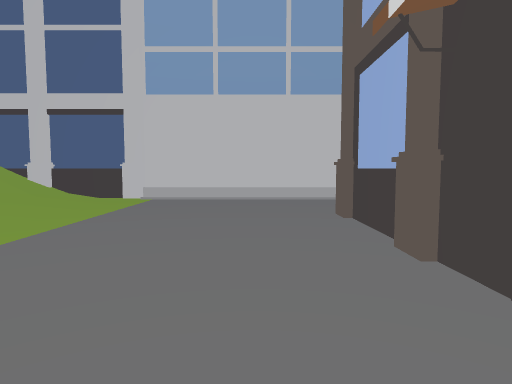
View 1 (above)

24 first-person views from a walk through a scene from a Unity 3-D project. The camera is 1.5 m above the floor, tilts 4° down and sees 75° across. Doors are open. The floor is counted in squares, 2 m on a side. Each view is taken from the middle of a square. On the plan, view 1 faces up. The plan holds only what a view shows up to about 11 squares ahead; the rest is blank. The place goes on beyond the plan. The player is left out. Some surface patterns are stand-ins.

View 2
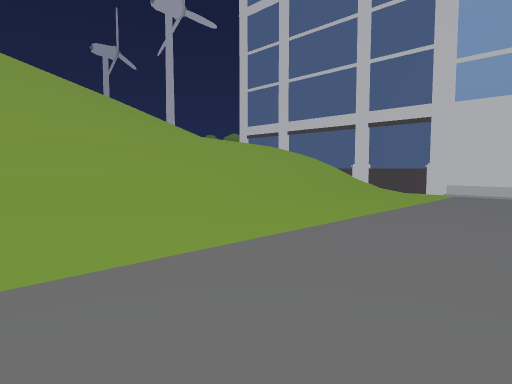

View 3
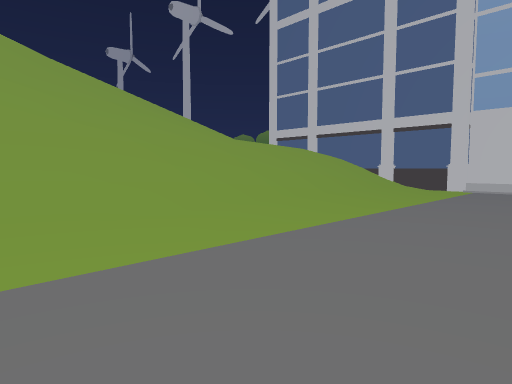

View 4
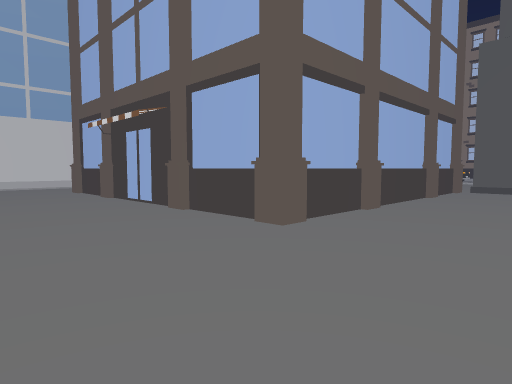

View 5
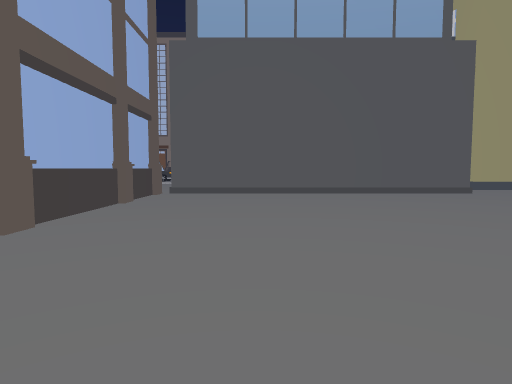

View 6
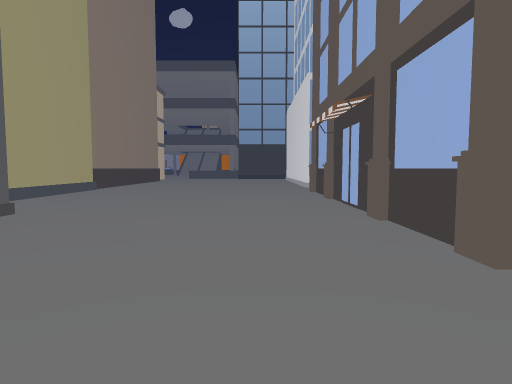

View 7
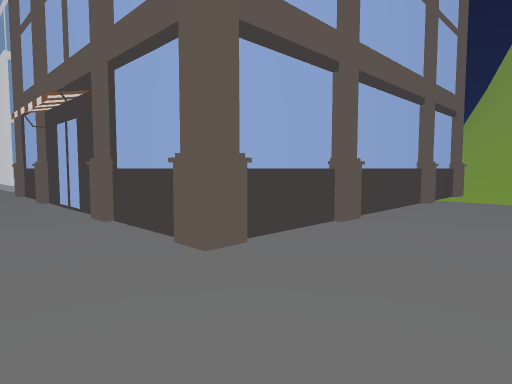

View 8
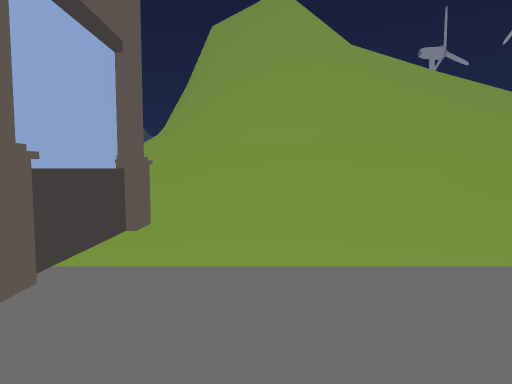

View 9
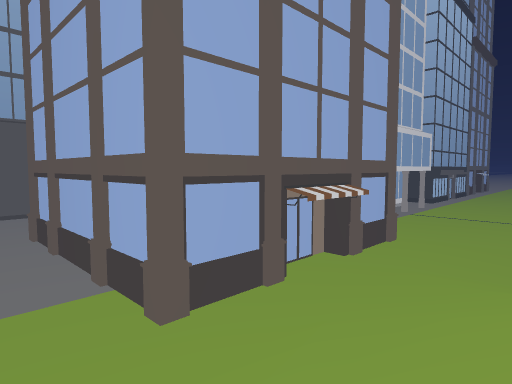

View 10
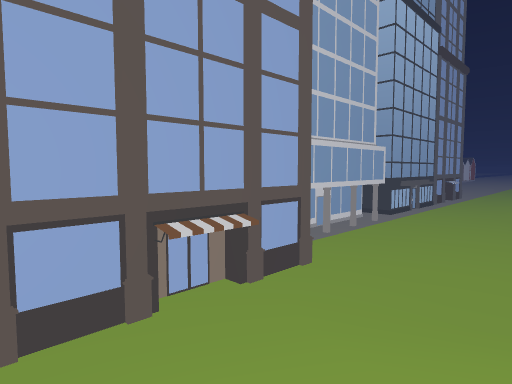

View 11
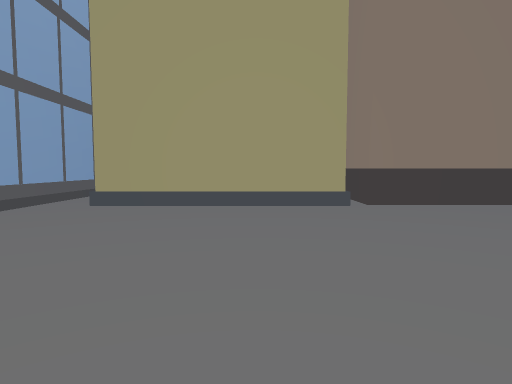

View 12
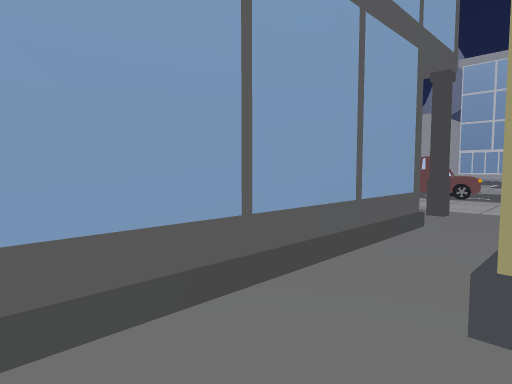

View 13
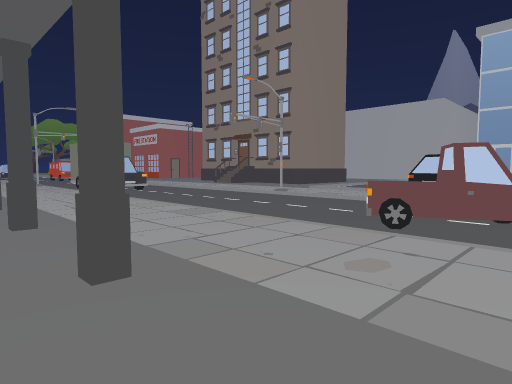

View 14
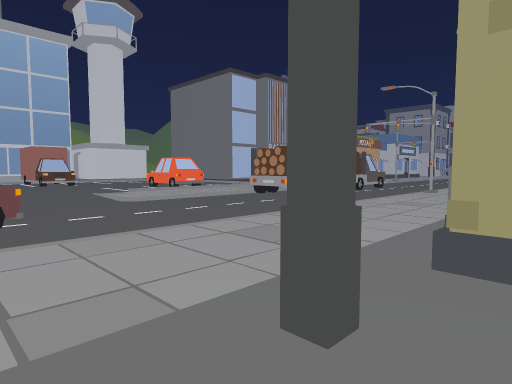

View 15
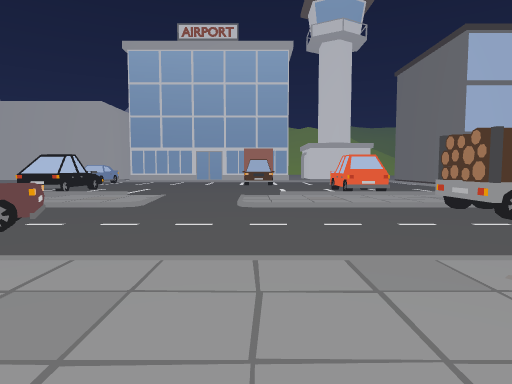

View 16
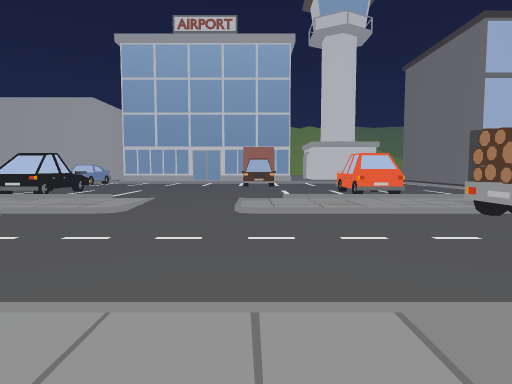

View 17
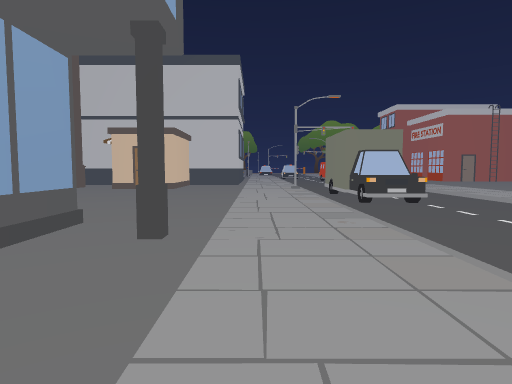

View 18
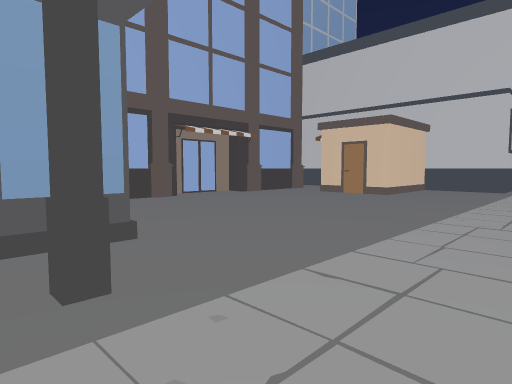

View 19
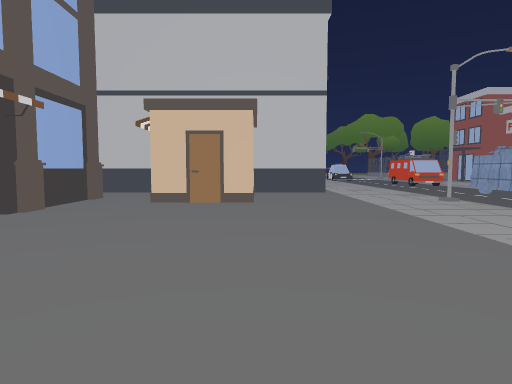

View 20
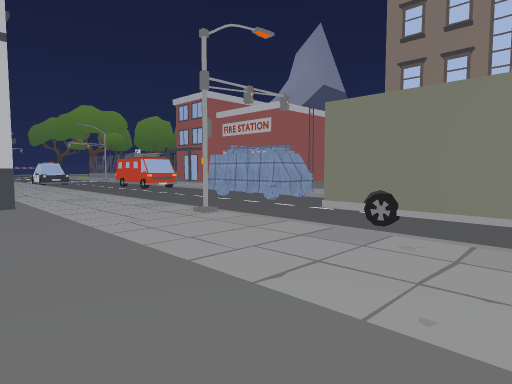

View 21
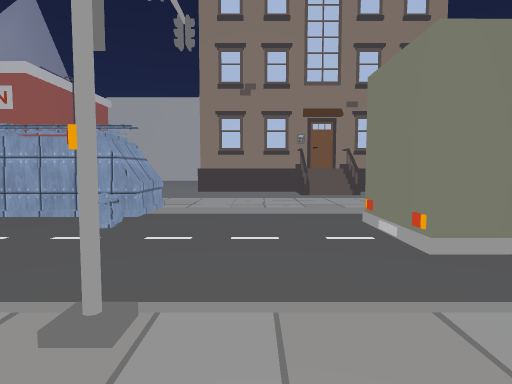

View 22
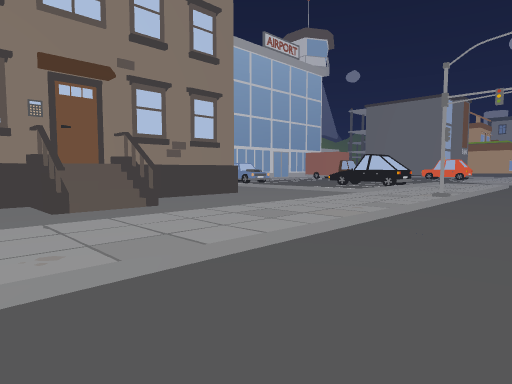

View 23
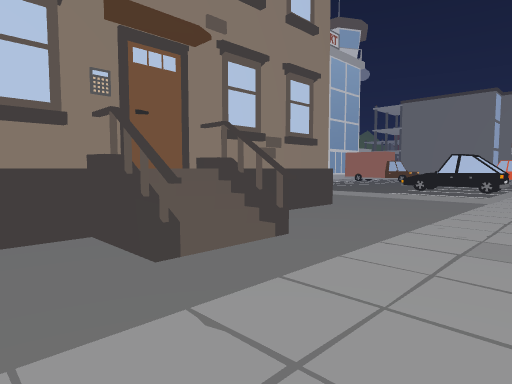

View 24
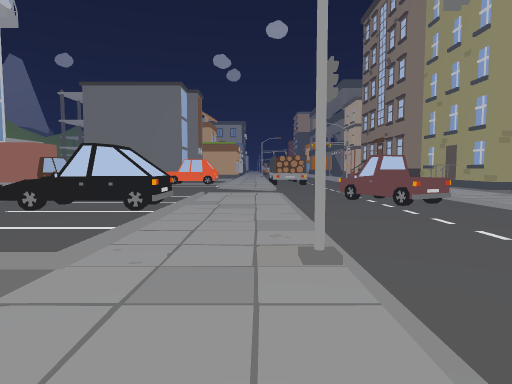

### Floor plan
Key: @ floor where view 1 was taken; # wall or solid block; x gap in a wall; . main floor; - floor 0.25 m lower than the main floor; _ floor 0.5 m lower than the main floor; / step, stairs or slope; = window, fence, low wall or low ledge; v drop or lower ground; H house; C car; O other object.
Columns run from 11 left of view 1 to 28 right of it. Each row starts with its distance up from view 1.
  8      =//######      ###  ###../--#
  7     ////-.....       ..  O..../--#    ..
  6    /////-....        ..  O..../--CC....H
  5   //////-....#       #.OOO....#---/....#
  4  ///////-....#       #......../---/....#
  3 ////////-....#      ##........//--/....#
  2 ////////-....#      #........./#--/... #
  1 ////////-....#      #........./ --/...H#
  0 ////////-..@.#      ##......../O--/....#
 -1 ////////-....#       #......../O--/....#
 -2 ///////.-....#       #......../---/....#
 -3 ///////.-....##H######  ....../---/.....
 -4 ///////--............#   #.H../---/.....
 -5 x=/////--............#   #..../---#....
 -6 /v/////--............#    ..../---/.....
 -7 /v/////--............#     H../---/.....
 -8 #=/////--............#    ..../---/..CCC
 -9 ///////--............#    ..../---/..CCC
-10 ///////#########.....#    .H../CC-/.....
-11 //////-#       #.....#    ..../CC-/.....
-12  /////-#       #.....#####.H../-C-/.....
-13  /////--       #............../-----....
-14  /////--       #.......#  #.../-----....
-15  /////-#       #.......#   .../---/.....
-16  ///_--#       #.......#   H../---/.....
-17  ////--#       #.......#    ../---/.....
-18  __//--#       #.......#    ../---/..CCC
-19  //__-         .  .....###  ../-O##..C
-20  _----         .   ....#   H ./-   .. ..
-21  ---           #     ..#   H ./-      ..

Positions as (right, up) in squares from view 1, and headings:
1: (0, 0), facing up
2: (0, -2), facing up-left
3: (0, -4), facing up-left
4: (-2, -6), facing up-right
5: (0, -6), facing right
6: (6, -7), facing down
7: (6, -7), facing down-left
8: (0, -8), facing left
9: (-9, -7), facing down-right
10: (-11, -9), facing down-right
11: (5, -17), facing right
12: (10, -14), facing up-right
13: (15, -12), facing up-right
14: (15, -11), facing down-right
15: (16, -15), facing right
16: (17, -15), facing right
17: (17, -8), facing up
18: (18, -5), facing up-left
19: (14, -3), facing up
20: (15, 0), facing up-right
21: (17, 4), facing right
22: (21, 4), facing down-right
23: (24, 4), facing down-right
24: (24, -2), facing down
